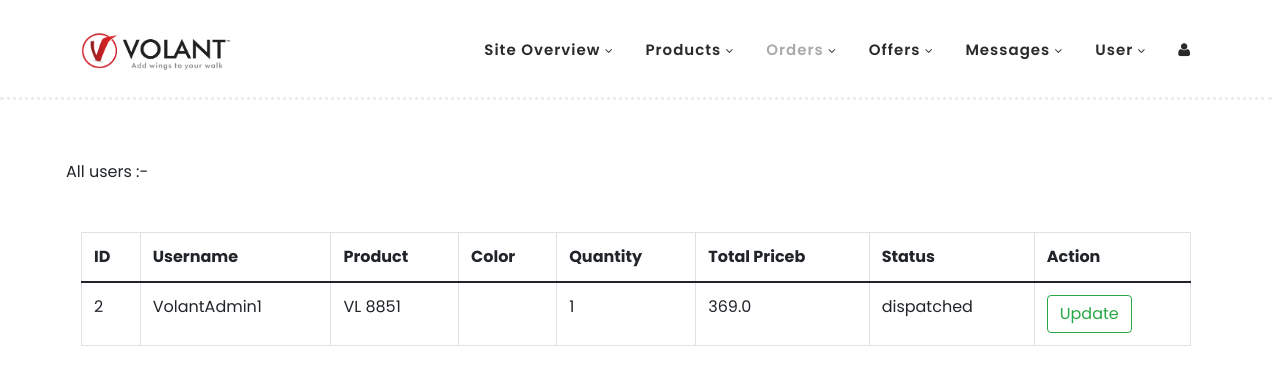
/adminordersdetail/2 (signed in), run on the app's committed database.
### VolantApp/models.py (models this page shows, shortened)
class OrderModel(models.Model):
    product = models.ForeignKey(Footwears, on_delete=models.CASCADE)
    user = models.ForeignKey(User, on_delete=models.CASCADE)
    color = models.ForeignKey(Footwearimages, on_delete=models.CASCADE)
    size = models.ForeignKey(Footwearsize, on_delete=models.CASCADE)
    options={
        ('order-placed','order-placed'),
        ('dispatched','dispatched'),
        ('shipped','shipped'),
        ('delivered','delivered'),
        ('cancelled','cancelled')
    }
    status=models.CharField(max_length=100,choices=options,default='order-placed')
    quantity = models.IntegerField(default=1)
    phone = models.CharField(max_length=100)
    email =models.EmailField(max_length=254)
    address = models.TextField()
    total = models.FloatField()

class Footwears(models.Model):
    product_options=(
        ('sandals','sandals'),
        ('slipperandflipflops','slipperandflipflops'),
        ('casualshoes','casualshoes'),
        ('specialcollections','specialcollections'),
        ('flatshoes','flatshoes'),
        ('schooledition','schooledition'),
    )
    product_category=models.CharField(max_length=100,choices=product_options)
    types=(
        ('ladies','ladies'),
        ('gents','gents'),
        ('boys','boys'),
        ('girls','girls'),
        ('kids','kids')
    )
    product_types=models.CharField(max_length=100,choices=types)
    product_name=models.CharField(max_length=100)
    product_price=models.FloatField()
    product_description = models.TextField()
    colors=(
        ('Black','Black'),
        ('Blue','Blue'),
        ('Brown','Brown'),
        ('Camel','Camel'),
        ('Cherry','Cherry'),
        ('Gold','Gold'),
        ('Grape','Grape'),
        ('Green','Green'),
        ('Grey','Grey'),
        ('Maroon','Maroon'),
        ('Mehandi','Mehandi'),
        ('Navy','Navy'),
        ('Olive','Olive'),
        ('Peach','Peach'),
        ('Peacock','Peacock'),
        ('Pink','Pink'),
        ('Purple','Purple'),
        ('Tan','Tan'),
        ('Violet','Violet'),
        ('White','White'),
        ('Wine','Wine'),
        ('Yellow','Yellow'),
    )
    product_color=models.CharField(max_length=100,choices=colors)
    image = models.ImageField(upload_to='images/')

### VolantApp/views.py (the view)
# urls.py: path('adminordersdetail/<int:id>',views.AdminOrdersDetail.as_view(),name='adminordersDetail'),
@method_decorator(login_required, name='dispatch')
class AdminOrdersDetail(DetailView):
    template_name = 'adminorderdetail.html'
    model = OrderModel
    context_object_name = 'order'
    pk_url_kwarg = 'id'

### VolantApp/templates/adminorderdetail.html
{% extends 'adminorders.html' %}
{% block content %}
<section class="main-banner min-vh-100 container" id="top">
    <div class="row pb-5">
        All users :-
    </div>
    <div class="row">
        <div class="col-12">
                <table class="table table-bordered  table-hover ">
                    <thead class="">
                        <tr>
                            <th>ID</th>
                            <th>Username</th>
                            <th>Product</th>
                            <th>Color</th>
                            <th>Quantity</th>
                            <th>Total Priceb</th>
                            <th>Status</th>
                            <th>Action</th>
                    </thead>
                    <tbody>
                            <tr>
                                <td>{{order.id}}</td>
                                <td>{{order.user.username}}</td>
                                <td>{{order.product.product_name}}</td>
                                <td><img src="{{order.color.product_image.url}}" width="100px" alt=""></td>
                                <td>{{order.quantity}}</td>
                                <td>{{order.total}}</td>
                                <td>{{order.status}}</td>
                                <td><a href="{% url 'adminorderupdate' order.id %}" class="btn btn-outline-success">Update</a></td>
                            </tr>
                    </tbody>
                </table>
        </div>
    </div>
</section>
{% endblock %}

### VolantApp/static/assets/css/templatemo-hexashop.css (style rules this page uses)
html, body, div, span, applet, object, iframe, h1, h2, h3, h4, h5, h6, p, blockquote, div pre, a, abbr, acronym, address, big, cite, code, del, dfn, em, font, img, ins, kbd, q, s, samp, small, strike, strong, sub, sup, tt, var, b, u, i, center, dl, dt, dd, ol, ul, li, figure, header, nav, section, article, aside, footer, figcaption { margin: 0; padding: 0; border: 0; outline: 0; }
header, nav, section, article, aside, footer, hgroup { display: block; }
* { box-sizing: border-box; }
html, body { font-family: 'Poppins', sans-serif; font-weight: 400; background-color: #fff; font-size: 16px; -ms-text-size-adjust: 100%; -webkit-font-smoothing: antialiased; -moz-osx-font-smoothing: grayscale; }
a { text-decoration: none !important; }
html, body { background: #fff; font-family: 'Poppins', sans-serif; }
.main-banner { border-bottom: 3px dotted #eee; padding-top: 160px; padding-bottom: 30px; }
html { scroll-behavior: smooth; }

### data on the page
OrderModel: id "2", user.username "VolantAdmin1", product.product_name "VL 8851", quantity "1", total "369.0", status "dispatched"
